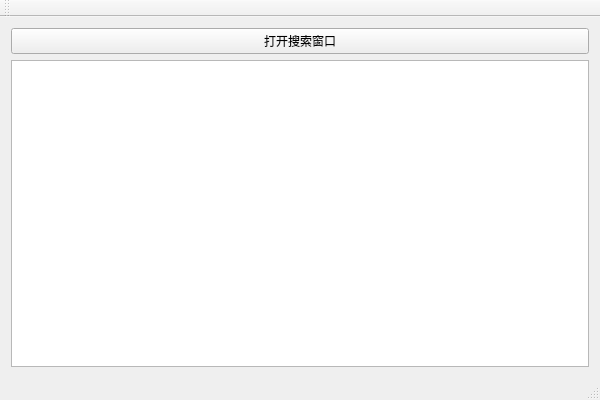
<?xml version="1.0" encoding="UTF-8"?>
<ui version="4.0">
 <class>NonModalWindowDemoClass</class>
 <widget class="QMainWindow" name="NonModalWindowDemoClass">
  <property name="geometry">
   <rect>
    <x>0</x>
    <y>0</y>
    <width>600</width>
    <height>400</height>
   </rect>
  </property>
  <property name="windowTitle">
   <string>NonModalWindowDemo</string>
  </property>
  <widget class="QWidget" name="centralWidget">
   <layout class="QVBoxLayout" name="verticalLayout">
    <item>
     <widget class="QPushButton" name="startBtn">
      <property name="text">
       <string>打开搜索窗口</string>
      </property>
     </widget>
    </item>
    <item>
     <widget class="QPlainTextEdit" name="contentText"/>
    </item>
   </layout>
  </widget>
  <widget class="QMenuBar" name="menuBar">
   <property name="geometry">
    <rect>
     <x>0</x>
     <y>0</y>
     <width>600</width>
     <height>23</height>
    </rect>
   </property>
  </widget>
  <widget class="QToolBar" name="mainToolBar">
   <attribute name="toolBarArea">
    <enum>TopToolBarArea</enum>
   </attribute>
   <attribute name="toolBarBreak">
    <bool>false</bool>
   </attribute>
  </widget>
  <widget class="QStatusBar" name="statusBar"/>
 </widget>
 <layoutdefault spacing="6" margin="11"/>
 <resources/>
 <connections/>
</ui>
